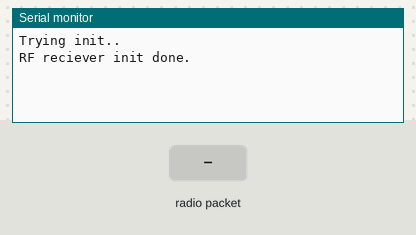
Recording of a sketch running on a simulated Arduino Nano, built with avr-gcc and run on an emulated ATmega328P. Shown: the last lines printed to the serial monitor. The test bench sets the inputs (shaded band). No radio packets arrive unless stated.

Above: at 1.2 s.
1.3 s: radio packet "1" arrives
At 2.5 s:
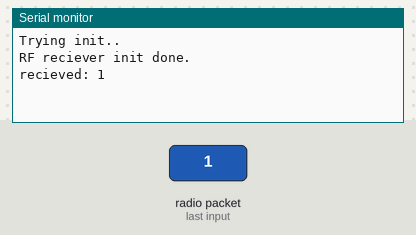
2.8 s: radio packet "0" arrives
At 3.7 s:
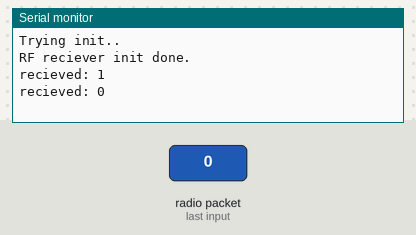
4.3 s: radio packet "2" arrives
At 4.8 s:
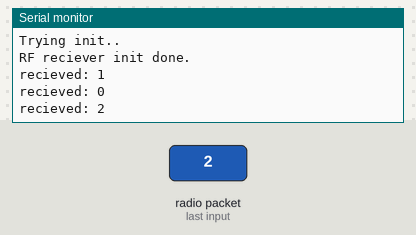

Measured:
- after the input at 1.3 s, the serial monitor: prints a new line at once (image 1)
- after the input at 2.8 s, the serial monitor: prints a new line at once (image 2)
- after the input at 4.3 s, the serial monitor: prints a new line at once (image 3)

The sketch:

recieve_6keys.ino
```cpp
/// RF приемник
/// сигнальный провод с приемника на пин 11 arduino nano

#include <RH_ASK.h>
#include <SPI.h> // в скетче не используется, но нужна для компиляции

RH_ASK driver;

void setup() {
  Serial.begin(115200); // только в отладочных целях

  Serial.println("Trying init..");
  while (!driver.init()) {
    Serial.println("init failed");  //  "Инициализация не удалась"
    delay(500);
  }
  Serial.println("RF reciever init done.");
}//setup

void loop() {
  recieve();
}// loop
```

recieving.ino
```cpp
void recieve(){
    uint8_t buf[12];
  uint8_t buflen = sizeof(buf);
  if (driver.recv(buf, &buflen)) { // неблокирующая функция
    int i;
    // пришло сообщение с хорошей контрольной суммой,
    // выгружаем его:
    Serial.print("recieved: ");  //  "Принято Сообщение: "
    Serial.println((char*)buf);
  }// if recieve
}//void recieve()
```
